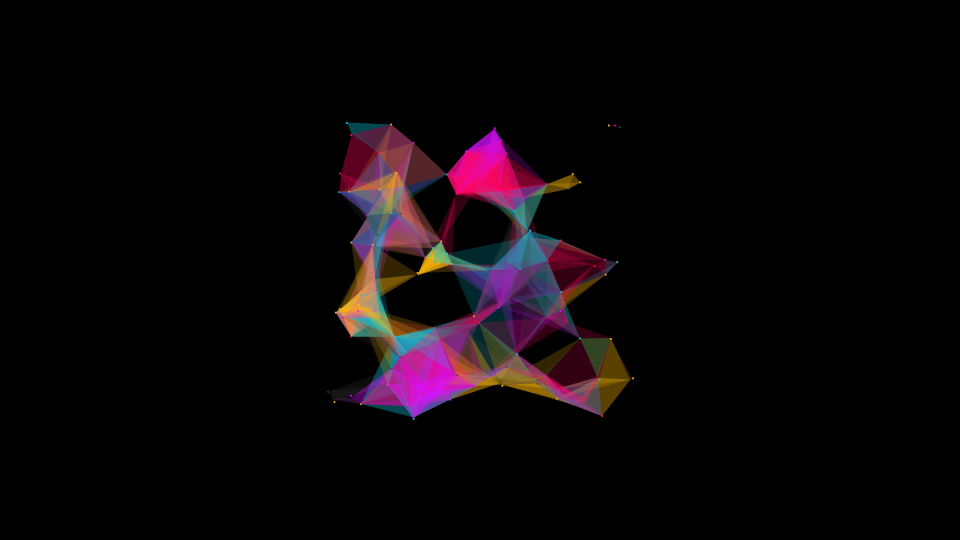
Frame 1 (no input)
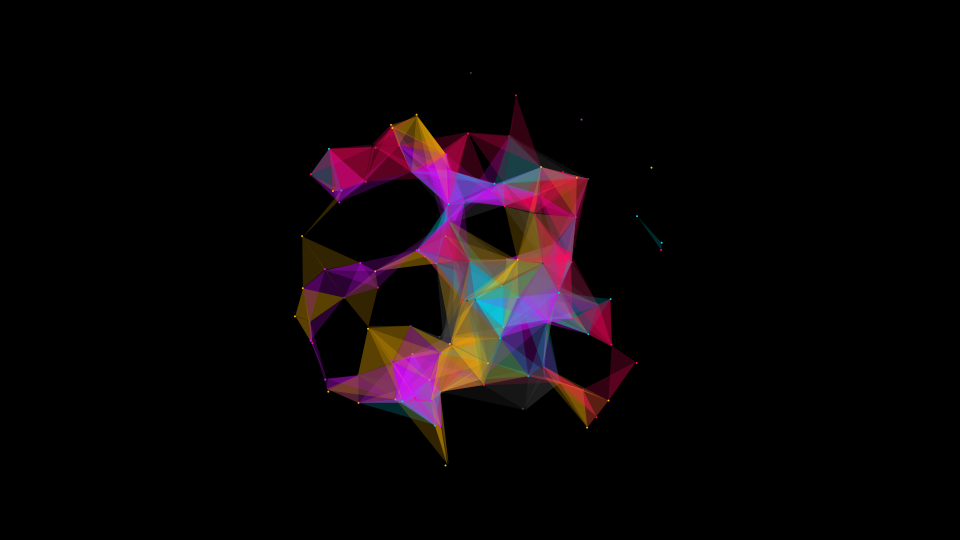
Frame 60 (the mouse pressed at the canvas centre just before this capture)
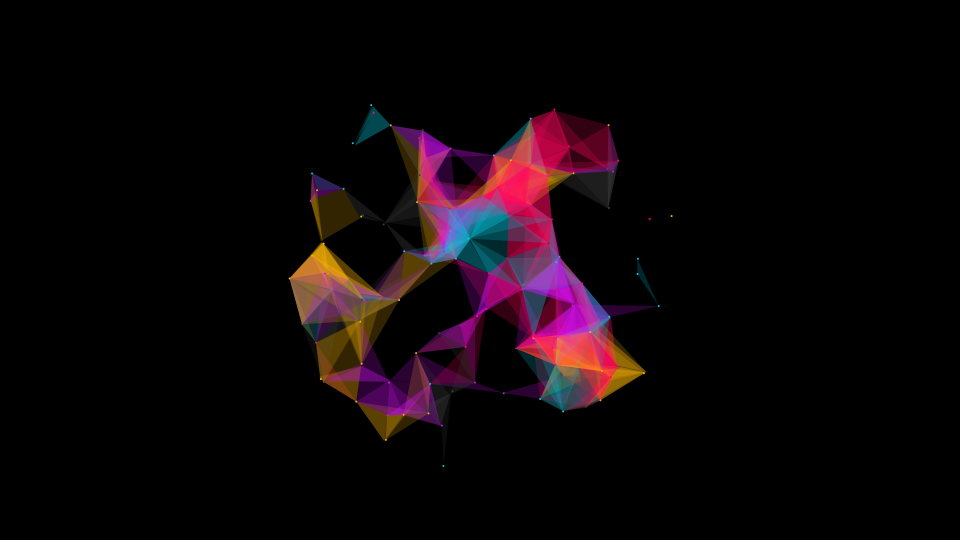
Frame 120 (the mouse held since frame 60 and released just before this capture)

The Processing sketch that drew these frames (run headless with seeded random() and noise(); from frame 60 on, the mouse is pressed at the canvas centre):

// Processing sketch: fluctuate
// ── fluctuate.pde
ArrayList poop;
int distance = 50;

void setup()
{
  size(960, 540);
  smooth();
  poop = new ArrayList();
  
  for(int i=0; i<120; i++)
  {
    PVector PD = new PVector(random(-150, 150), random(-150, 150));
    Dots D = new Dots(PD);
    poop.add(D);
  }
}


void draw()
{
  background(0);
  translate(width/2, height/2);

  for (int i=0;i<poop.size();i++)
  {
    Dots dots1 = (Dots) poop.get(i);
    dots1.display();
    dots1.update();
    
    for (int j=i+1;j<poop.size();j++)
    {
      Dots dots2 = (Dots) poop.get(j);
      dots2.update();
      if (dist(dots1.location.x, dots1.location.y, dots2.location.x, dots2.location.y)<distance)
      {
        for (int k=j+1;k<poop.size();k++)
        {
          Dots dots3 = (Dots) poop.get(k);
          dots3.update();
          
          fill(dots3.c, 50);
          noStroke();
          
          if (dist(dots3.location.x, dots3.location.y, dots2.location.x, dots2.location.y)<distance)
          {
            beginShape();
            vertex(dots3.location.x, dots3.location.y);
            vertex(dots2.location.x, dots2.location.y);
            vertex(dots1.location.x, dots1.location.y);
            endShape();
          }
        }
      }
    }
  }
}

// ── Dots.pde
class Dots
{
  PVector location;
  PVector velocity;
  color c;
  int radius = 200;
  
  Dots(PVector _PV)
  {
    location = _PV;
    
    int j = (int)random(0, 5);
    if (j==0) c = color(#05CDE5);
    if (j==1) c = color(#FFB803);
    if (j==2) c = color(#FF035B);
    if (j==3) c = color(#3D3E3E);
    if (j==4) c = color(#D60FFF);
    
    float xt = random(-0.01, 0.01);
    float yt = random(-0.01, 0.01);
    
    velocity = new PVector(xt, yt );
  }

  void display()
  {
    fill(c);
    noStroke();
    ellipse(location.x, location.y, 2, 2);
  }
  
  void update()
  {
    if (dist(location.x, location.y, 0, 0)>radius)
    {
      velocity.mult(-1);
      location.add(velocity);
    }
    else
    {
      location.add(velocity);
    }
  }
}
